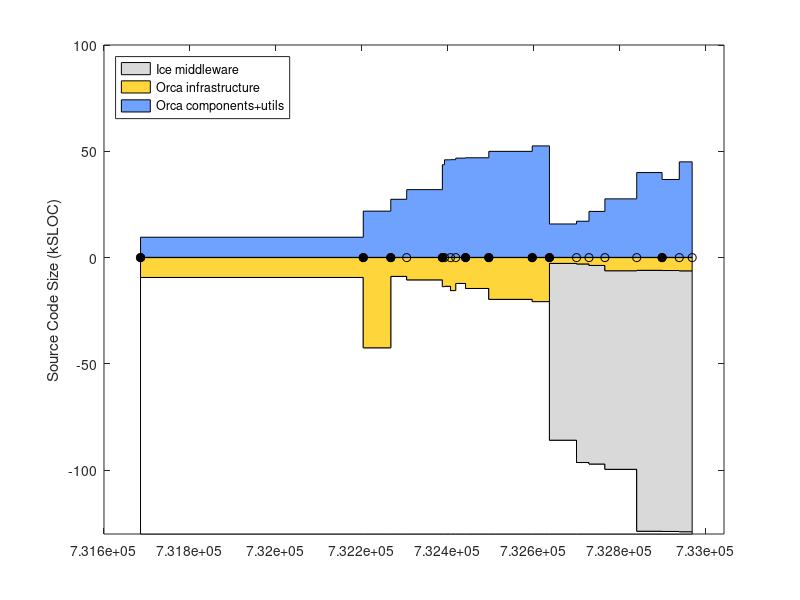

The MATLAB script that drew this image: (Note: this script raises an error after producing the figure.)
% keep track of orca project size using sloccount
clear all

% include/* except: include/{Freeze IceSSL IcePatch2}
% src/{Ice Slice IceGrid icecpp IceStorm slice2cpp IceUtil IceBox IceXML}
Sice212 = [
(7842-1000) + (22093+18419+11499+10568+4392+4200+4252+567+316)
];
Sice301 = [
(8164-1000) + (23018+19384+19169+10596+4479+4343+4308+622+319)
];
% now also add Java:
% src/{IceInternal Ice IceUtil IceBox}
Sice310 = [
(8810-1200) + (24275+20494+22689+10587+4569+4877+4770+667+319) + (13190+6915+1262+493)
];

% for comparison, ASN
Sasn = 90433;

% indeces
iyy=1;
imm=2;
idd=3;
iver=4;
isub=5;
ibase=6;
icomp=7;

Sorca = [ ...
% YY    MM  DD  ?   SUB     BASE        COMP             VERSION
% 0.8.6: a single distro, divide in halves arbitrarily
2003    4   14  1   0       18930/2     18930/2;          % 0.8.6 (last change in doc/ChangeLog
% BASE: orca-base
% COMP: orca-components
2004    9   13  1   0       42543       21726;            % 0.11.0
2004    11  16  1   0       8963        27310;            % 0.12.0
2004    12  23  0   0       10596       31845;            % 0.12.1
2005    3  16   1   0       13767       43576;            % 0.13.0
2005    3  21   0   0       13620       45874;            % 0.13.1
2005    4   4   0   0       15630       45944;            % 0.13.2
2005    4   16  0   0       12283       46666;            % 0.13.3
2005    5   9   1   0       14639       46837;            % 0.14.0
2005    7   2   1   0       19751       49854;            % 0.15.0
2005    10  11  1   0       20818       52408;            % 1.0.0
% BASE: just orcaice + interfaces/slice
% COMP: comp + util - orcaice 
2005    11  20  1   Sice212 2320+530    9226+8781-2320;   % 2.0.0-rc1
2006    1   22  0   Sice301 2511+596    9801+9695-2511;   % 2.0.0-rc2
2006    2   20  0   Sice301 2998+813    9867+14734-2998;  % 2.0.0-rc3
2006    3   29  0   Sice301 5250+1052   14625+18131-5250; % 2.0.0-rc4
2006    6   11  0   Sice310 4985+1116   19999+24867-4985; % 2.0.0-rc5
2006    8   9   1   Sice310 5086+1116   19979+21711-5086; % 2.0.0
2006    9   18  0   Sice310 5251+1094   19317+30847-5251  % 2.0.1
];
Vorca ={'0.8.6', '0.11.0', '0.12.0', '0.12.1', '0.13.0', '0.13.1', '0.13.2', '0.13.3', '0.14.0', '0.15.0', '1.0.0', ...
    '2.0.0-rc1', '2.0.0-rc2', '2.0.0-rc3', '2.0.0-rc4', '2.0.0-rc5', '2.0.0', '2.0.1' }';

% add a dummy release just for display
Sorca(end+1,:) = Sorca(end,:);
Sorca(end,imm) = Sorca(end,imm)+1;
Sorca(end,iver) = 0;
Vorca{end+1} = 'dummy';

% convert dates
Torca = datenum(Sorca(:,iyy),Sorca(:,imm),Sorca(:,idd));

% 2nd digit releases
i2 = (Sorca(:,iver)==1);
Torca2 = Torca(i2);
Vorca2 = Vorca(i2);

Splayer = [ 
% YY    MM  DD  ?   SUB     BASE                COMP           VERSION
% BASE: (server-drivers)+client_libs
% COMP: drivers + utils
2002    12 04   1  0    (17331-12037)+9188      12037+2685;    % 1.3.1
2003    7  15   1  0    (30452-24334)+12458      24334+3064;    % 1.4rc1
2003    12 07   1  0    (37378-30947)+13110     30947+9633;    % 1.4rc2
2004    5  31   1  0    (49225-42643)+13664     42643+3550;    % 1.5
2004    11 12   1  0    (50758-43190)+13545     43190+4479;    % 1.6
2005    1  31   0  0    (52069-44517)+13576     44517+4662;    % 1.6.2
2005    7  28   0  0    (53348-45686)+14300     45686+5188;    % 1.6.5
% BASE: (libplayercore-./bindings/java/net) + client_libs + (libplayertcp-./bindings/java)
% note: libplayerxdr is autogenerated
% COMP: server + utils
2005    10 25   0  0    (4866-0)+7560+(1391-0)  46474+5725      % 2.0pre7
2006    2  28   1  0    (52739-20157)+8513+(2740-1291)  48764+5940 % 2.0.0
2006    3  25   1  0    (53957-20592)+8909+(2740-1291)  47069+5964 % 2.0.1
2006    6  9    1  0    (56741-21756)+9575+(2767-1319)  51983+9438 % 2.0.2
];
Tplayer = datenum(Splayer(:,1),Splayer(:,2),Splayer(:,3));

%  Player v. 2.0.2
%  56741   libplayercore   cpp=33113,java=21756,ansic=1692,python=180
%  51983   server          cpp=42391,ansic=9592
%  9575    client_libs     ansic=5053,cpp=4300,python=222
%  9438    utils           ansic=5310,cpp=3971,python=157
%  8357    top_dir         sh=8357
%  7053    libplayerxdr    ansic=6840,python=213
%  2849    rtk2            ansic=2849
%  2767    libplayertcp    cpp=2383,java=284,ansic=100
%  1352    examples        cpp=1277,ansic=75
%  237     replace         ansic=237
%  205     libplayerjpeg   ansic=205
%  22      doc             sh=19,php=3
%  0       config          (none)

Smax = 130;
d0 = [Torca Torca]'; d0=d0(:); d0(1)=[];
d1 = Smax-Sorca(:,isub)-Sorca(:,ibase); d1 = [d1 d1]'; d1=d1(:); d1(end)=[];
d2 = Sorca(:,isub); d2 = [d2 d2]'; d2=d2(:); d2(end)=[];
d3 = Sorca(:,ibase); d3 = [d3 d3]'; d3=d3(:); d3(end)=[];
d4 = Sorca(:,icomp); d4 = [d4 d4]'; d4=d4(:); d4(end)=[];

figure(1), clf
ha=area( d0, [d1 d2 d3 d4]/1e3, -Smax ); hold on
plot( Torca, 0*Torca, 'k-o' )
h2=plot( Torca2, 0*Torca2, 'ko' );
set(h2,'markerfacecolor','k')
ylabel('Source Code Size (kSLOC)')

set(ha(1),'facecolor',1*[1 1 1]);
set(ha(2),'facecolor',.85*[1 1 1]);
set(ha(3),'facecolor',min(255,[255 153 0]+60)/255);
set(ha(4),'facecolor',min(255,[51 102 255]+60)/255);
ha(1)=[];
legend(ha,'Ice middleware','Orca infrastructure','Orca components+utils', 'Location','NorthWest')
%  xlim(datenum([2004;2005],[7;7],[1;1]) )
ylim([-Smax 100])
ax=axis;
xlim( [ax(1) datenum([2006 12 31])] )
ax=axis;
% label releases
mark('x', Torca2 )
i2odd = (1:2:length(Torca2));
ht = text(Torca2(i2odd)+5,.04*ax(4)*ones(length(i2odd),1),Vorca2(i2odd));
set(ht,'fontsize',8)
i2even = (2:2:length(Torca2));
ht = text(Torca2(i2even)+5,.08*ax(4)*ones(length(i2even),1),Vorca2(i2even));
set(ht,'fontsize',8)
datetick( 'x', 12 )
hp = plot( Tplayer, -Splayer(:,ibase)/1e3, 'k--o', Tplayer, Splayer(:,icomp)/1e3, 'k--o' );
set(hp, 'color', .5*[1 1 1] )
hpt = text( Tplayer(2), -Splayer(2,ibase)/1e3-8, 'Player infrastructure');
set(hpt, 'color', .5*[1 1 1] )
hpt = text( Tplayer(2), Splayer(2,icomp)/1e3-5, 'Player "components+utils"');
set(hpt, 'color', .5*[1 1 1] )
%mark('y', Dasn(1,1)/1e3 );
%text( datenum([2003 5 1]), Dasn(1,1)/1e3, 'ASN')
xlabel('Releases')
title('orca-robotics.sf.net')

ht=text(datenum(2003,7,1),-Smax+10, '* generated using David A. Wheeler`s SLOCCount' );
set(ht,'fontsize',8)

return
wpos = get(gcf,'position')
ppos = get(gcf,'paperposition')
ppos(4) = wpos(4) * ppos(3)/wpos(3);
ppos
set(gcf,'paperposition', ppos );
print -dpng 'release_sloc_hist'

set(gca,'xtick',Torca2, 'xticklabel', v2)
mark('x',2005)
text(2005,0,'2005')
